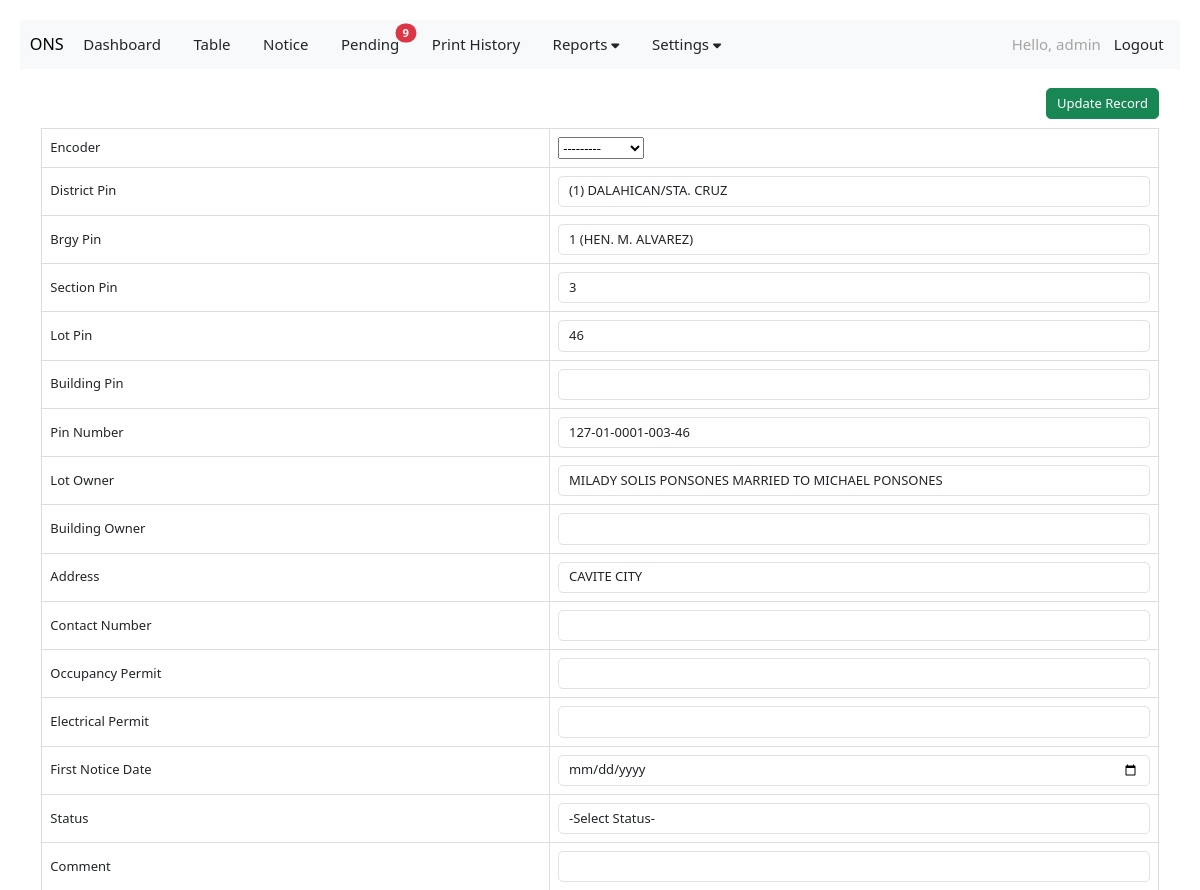
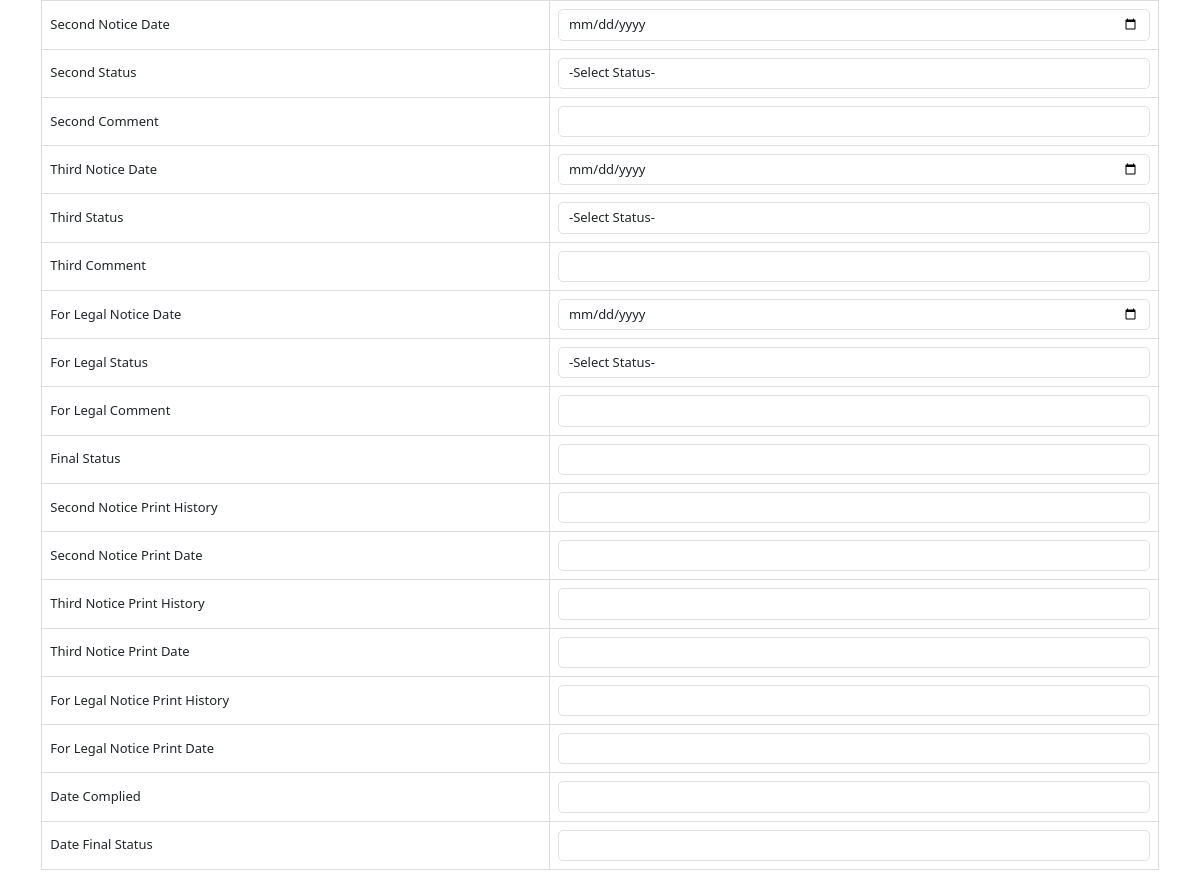
/update_database_table/58 (signed in), run on the app's committed database (2 pictures, top to bottom).
### ONS/models.py (models this page shows, shortened)
class building_record(models.Model):
    BRGY_CHOICES = (
        ('1','1 (HEN. M. ALVAREZ)'),
        ('2','2 (C. TIRONA)'),
        ('3','3 (HEN. E. AGUINALDO)'),
        ('4','4 (HEN. M. TRIAS)'),
        ('5','5 (HEN. E. EVANGELISTA)'),
        ('6','6 (DIEGO SILANG)'),
        ('7','7 (KAPITAN KONG)'),
        ('8','8 (MANUEL S. ROJAS)'),
        ('9','9 (KANAWAY)'),
        ('10','10 (KINGFISHER)'),
        ('10A','10-A (KINGFISHER-A)'),
        ('10B','10-B (KINGFISHER-B)'),
        ('11','11 (LAWIN)'),
        ('12','12 (LOVE BIRD)'),
        ('13','13 (AGUILA)'),
        ('14','14 (LORO)'),
        ('15','15 (KILYAWAN)'),
        ('16','16 (MARTINES)'),
        ('17','17 (KALAPATI)'),
        ('18','18 (MAYA)'),
        ('19','19 (GEMINI)'),
        ('20','20 (VIRGO)'),
        ('21','21 (SCORPIO)'),
        ('22','22 (LEO)'),
        ('22A','22-A (LEO A)'),
        ('23','23 (AQUARIUS)'),
        ('24','24 (LIBRA)'),
        ('25','25 (CAPRICORN)'),
        ('26','26 (CANCER)'),
        ('27','27 (SAGITARIUS)'),
        ('28','28 (TAURUS)'),
        ('29','29 (LAO-LAO)'),
        ('29A','29-A (LAO-LAO A)'),
        ('30','30 (BID-BID)'),
        ('31','31 (MAYA-MAYA)'),
        ('32','32 (SALAY-SALAY)'),
        ('33','33 (BUWAN-BUWAN)'),
        ('34','34 (LAPU-LAPU)'),
        ('35','35 (HASA-HASA)'),
        ('36','36 (SAP-SAP)'),
        ('36A','36-A (SAP-SAP A)'),
        ('37','37 (CADENA DE AMOR)'),
        ('37A','37-A (CADENA DE AMOR A)'),
        ('38','38 (SAMPAGUITA)'),
        ('38A','38-A (SAMPAGUITA A)'),
        ('39','39 (JASMIN)'),
        ('40','40 (GUMAMELA)'),
        ('41','41 (ROSAL)'),
        ('42','42 (PINAGBUKLOD)'),
        ('42A','42-A (PINAGBUKLOD A)'),
        ('42B','42-B (PINAGBUKLOD B)'),
        ('42C','42-C (PINAGBUKLOD C)'),
        ('43','43 (PINAGPALA)'),
        ('44','44 (MALIGAYA)'),
        ('45','45 (KAUNLARAN)'),
        ('45A','45-A (KAUNLARAN A)'),
        ('46','46 (SINAGTALA)'),
        ('47','47 (PAGKAKAISA)'),
        ('47A','47-A (PAGKAKAISA A)'),
        ('47B','47-B (PAGKAKAISA B)'),
        ('48','48 (NARRA)'),
        ('48A','48-A (NARRA A)'),
        ('49','49 (AKASYA)'),
        ('49A','49-A (AKASYA A)'),
        ('50','50 (KABALYERO)'),
        ('51','51 (KAMAGONG)'),
        ('52','52 (IPIL)'),
        ('53','53 (YAKAL)'),
        ('53A','53-A (YAKAL A)'),
        ('53B','53-B (YAKAL B)'),
        ('54','54 (PECHAY)'),
        ('54A','54-A (PECHAY A)'),
        ('55','55 (AMPALAYA)'),
        ('56','56 (LABANOS)'),
        ('57','57 (REPOLYO)'),
        ('58','58 (PATOLA)'),
        ('58A','58-A (PATOLA A)'),
        ('59','59 (SITAW)'),
        ('60','60 (LETSUGAS)'),
        ('61','61 (TALONG)'),
        ('61A','61-A (TALONG A)'),
        ('062','62 (KANGKONG)'),
        ('62A','62-A (KANGKONG A)'),
        ('62B','62-B (KANGKONG B)')
    )
    DISTRICT = (
        ('1', '(1) DALAHICAN/STA. CRUZ'), # first element in tuple will be saved in database, 2nd is in form for user to view
        ('2', '(2) CARIDAD'),
        ('3', '(3) SAN ANTONIO'),
        ('4', '(4) SAN ROQUE')
    )
    STATUS = (
        ('COMPLIED', 'COMPLIED'), # first element in tuple will be saved in database, 2nd is in form for user to view
        ('LOT OWNER CONSENT', 'LOT OWNER CONSENT'),
        ('NONCOMPLIANT', 'NONCOMPLIANT'),
        ('PROCESSING', 'PROCESSING'),
        ('REASSESSMENT', 'REASSESSMENT')
    )
    created_at = models.DateTimeField(auto_now_add=True, null=True)
    created_by = models.ForeignKey(User, on_delete=models.CASCADE, related_name='building_records', null=True, blank=True)
    cavite_pin = models.CharField(max_length=3, blank=False, null=False, default=127)
    district_pin = models.CharField(max_length=2, choices=DISTRICT)
    brgy_pin = models.CharField(max_length=4, choices=BRGY_CHOICES)
    section_pin = models.CharField(max_length=3, blank=False, null=False)
    lot_pin = models.CharField(max_length=2, blank=False, null=False)
    building_pin = models.CharField(max_length=4, blank=True, null=True)
    pin_number = models.CharField(max_length=23, blank=True, null=True)
    lot_owner = models.CharField(max_length=350, blank=True, null=True)
    building_owner = models.CharField(max_length=350, blank=True, null=True)
    address = models.CharField(max_length=150, blank=True, null=True)
    contact_number = models.CharField(max_length=11, blank=True, null=True)
    occupancy_permit = models.CharField(max_length=25, blank=True, null=True)
    electrical_permit = models.CharField(max_length=25, blank=True, null=True)
    first_notice_date = models.DateField(null=True, blank=True)
    status = models.CharField(max_length=50, blank=True, choices=STATUS)
    comment =   models.CharField(max_length=50, blank=True, null=True)
    second_notice_date = models.DateField(null=True, blank=True)
    second_status = models.CharField(null=True,max_length=50, blank=True, choices=STATUS)
    second_comment =   models.CharField(max_length=50, blank=True, null=True)
    third_notice_date = models.DateField(null=True, blank=True)
    third_status = models.CharField(null=True,max_length=50, blank=True, choices=STATUS)
    third_comment =   models.CharField(max_length=50, blank=True, null=True)
    for_legal_notice_date = models.DateField(null=True, blank=True)
    for_legal_status = models.CharField(null=True,max_length=50, blank=True, choices=STATUS)
    for_legal_comment =   models.CharField(max_length=50, blank=True, null=True)
    final_status = models.CharField(max_length=23, blank=True, null=True)
    first_notice_print_history = models.CharField(max_length=50, blank=True, null=True)
    second_notice_print_history = models.CharField(max_length=50, blank=True, null=True)
    second_notice_print_date = models.DateField(null=True, blank=True)
    third_notice_print_history = models.CharField(max_length=50, blank=True, null=True)
    third_notice_print_date = models.DateField(null=True, blank=True)
    for_legal_notice_print_history = models.CharField(max_length=50, blank=True, null=True)
    for_legal_notice_print_date = models.DateField(null=True, blank=True)
    date_complied =  models.DateField(null=True, blank=True)
    date_final_status = models.DateField(null=True, blank=True)
    history = HistoricalRecords()

### ONS/views.py (the view)
# urls.py: path('update_database_table/<int:pk>', views.update_database_table, name='update_database_table'),
@login_required
def update_database_table(request, pk):
    if not request.user.is_staff:
        messages.warning(request, "You do not have permission to view this page.")
        return redirect('dashboard')  # Redirect to a different page, e.g., home
    current_record = building_record.objects.get(id=pk)
    form = Add_Records(request.POST or None, instance=current_record)
    for field in form.fields.values():
        field.widget.attrs.pop('readonly', None)  # Remove readonly attribute if it exists
        field.required = False  # Set the field as not required
    if form.is_valid():
        if form.has_changed():
            changed_fields = form.changed_data
            print(f"Changed fields: {changed_fields}")  # Print the changed fields
            form.save()
            messages.success(request, 'Record updated successfully!')
            return redirect('update_database_table', pk=pk)
        else:  # If no changes were made
            messages.info(request, "The record remains unchanged.")
            return redirect('update_database_table', pk=pk)
    else:
        for field, errors in form.errors.items():
            for error in errors:
                messages.warning(request, f"{field}: {error}")
    return render(request, 'update_database_table.html', {'form': form})

### ONS/templates/update_database_table.html (shortened to what this page needs)
{% extends 'base.html' %}
{% block content %}
<body>
<form method="POST" enctype="multipart/form-data">
    <button class="btn btn-success" style="float: right;" type="submit">Update Record</button>
    <br>
<table>
    <tbody>
         <tr>
            <td>Encoder</td>
            <td>{{ form.created_by }}</td>
        </tr>
        <tr>
            <td>District Pin</td>
            <td>{{ form.district_pin }}</td>
        </tr>
        <tr>
            <td>Brgy Pin</td>
            <td>{{ form.brgy_pin }}</td>
        </tr>
        <tr>
            <td>Section Pin</td>
            <td>{{ form.section_pin }}</td>
        </tr>
        <tr>
            <td>Lot Pin</td>
            <td>{{ form.lot_pin }}</td>
        </tr>
        <tr>
            <td>Building Pin</td>
            <td>{{ form.building_pin }}</td>
        </tr>
        <tr>
            <td>Pin Number</td>
            <td>{{ form.pin_number }}</td>
        </tr>
        <tr>
            <td>Lot Owner</td>
            <td>{{ form.lot_owner }}</td>
        </tr>
        <tr>
            <td>Building Owner</td>
            <td>{{ form.building_owner }}</td>
        </tr>
        <tr>
            <td>Address</td>
            <td>{{ form.address }}</td>
        </tr>
        <tr>
            <td>Contact Number</td>
            <td>{{ form.contact_number }}</td>
        </tr>
        <tr>
            <td>Occupancy Permit</td>
            <td>{{ form.occupancy_permit }}</td>
        </tr>
        <tr>
            <td>Electrical Permit</td>
            <td>{{ form.electrical_permit }}</td>
        </tr>
        <tr>
            <td>First Notice Date</td>
            <td>{{ form.first_notice_date }}</td>
        </tr>
        <tr>
            <td>Status</td>
            <td>{{ form.status }}</td>
        </tr>
        <tr>
            <td>Comment</td>
            <td>{{ form.comment }}</td>
        </tr>
        <tr>
            <td>Second Notice Date</td>
            <td>{{ form.second_notice_date }}</td>
        </tr>
        <tr>
            <td>Second Status</td>
            <td>{{ form.second_status }}</td>
        </tr>
        <tr>
            <td>Second Comment</td>
            <td>{{ form.second_comment }}</td>
        </tr>
        <tr>
            <td>Third Notice Date</td>
            <td>{{ form.third_notice_date }}</td>
        </tr>
        <tr>
            <td>Third Status</td>
            <td>{{ form.third_status }}</td>
        </tr>
        <tr>
            <td>Third Comment</td>
            <td>{{ form.third_comment }}</td>
        </tr>
        <tr>
            <td>For Legal Notice Date</td>
            <td>{{ form.for_legal_notice_date }}</td>
        </tr>
        <tr>
            <td>For Legal Status</td>
            <td>{{ form.for_legal_status }}</td>
        </tr>
        <tr>
            <td>For Legal Comment</td>
            <td>{{ form.for_legal_comment }}</td>
        </tr>
        <tr>
            <td>Final Status</td>
            <td>{{ form.final_status }}</td>
        </tr>
        <tr>
            <td>Second Notice Print History</td>
            <td>{{ form.second_notice_print_history }}</td>
        </tr>
        <tr>
            <td>Second Notice Print Date</td>
            <td>{{ form.second_notice_print_date }}</td>
        </tr>
        <tr>
            <td>Third Notice Print History</td>
            <td>{{ form.third_notice_print_history }}</td>
        </tr>
        <tr>
            <td>Third Notice Print Date</td>
            <td>{{ form.third_notice_print_date }}</td>
        </tr>
        <tr>
            <td>For Legal Notice Print History</td>
            <td>{{ form.for_legal_notice_print_history }}</td>
        </tr>
        <tr>
            <td>For Legal Notice Print Date</td>
            <td>{{ form.for_legal_notice_print_date }}</td>
        </tr>
        <tr>
            <td>Date Complied</td>
            <td>{{ form.date_complied }}</td>
        </tr>
        <tr>
            <td>Date Final Status</td>
            <td>{{ form.date_final_status }}</td>
        </tr>
    </tbody>
</table>
</form>
</body>
{% endblock %}

### ONS/templates/navbar.html (shortened to what this page needs)
<link rel="stylesheet" href="https://cdn.jsdelivr.net/npm/bootstrap-icons@1.5.0/font/bootstrap-icons.css">
<link rel="stylesheet" href="https://cdnjs.cloudflare.com/ajax/libs/font-awesome/6.0.0-beta3/css/all.min.css">
<nav class="navbar navbar-expand-lg bg-body-tertiary">
    <div class="container-fluid">
        <a class="navbar-brand" href="{% url 'home' %}">ONS</a>
        <ul class="navbar-nav me-auto mb-2 mb-lg-0">
            <li class="nav-item me-4">
                <a class="nav-link" aria-current="page" href="{% url 'dashboard' %}">Dashboard</a>
            </li>
            <li class="nav-item me-4">
                <a class="nav-link" aria-current="page" href="{% url 'home' %}">Table</a>
            </li>
            <li class="nav-item me-4">
                <a class="nav-link position-relative" aria-current="page" href="{% url 'notice' %}">
                    Notice
                </a>
            </li>
            <li class="nav-item me-4">
                <a class="nav-link position-relative" aria-current="page" href="{% url 'pending_notice' %}">
                    Pending
                    {% if no_of_pending_notice > 0 %}
                    <span class="position-absolute top-1 start-100 translate-middle badge rounded-pill bg-danger">
                        {{ no_of_pending_notice }}
                    </span>
                    {% endif %}
                </a>
            </li>
            <li class="nav-item me-4">
                <a class="nav-link" aria-current="page" href="{% url 'print_history' %}">Print History</a>
            </li>
            <li class="nav-item dropdown me-4">
                <a class="nav-link dropdown-toggle" href="#" id="settingsDropdown" role="button" data-bs-toggle="dropdown" aria-expanded="false">
                    Reports <i class="fas fa-caret-down"></i></a>
            </li>
            <li class="nav-item dropdown me-4">
                <a class="nav-link dropdown-toggle" href="#" id="settingsDropdown" role="button" data-bs-toggle="dropdown" aria-expanded="false">
                    Settings <i class="fas fa-caret-down"></i>
                </a>
            </li>
        </ul>
        <ul class="navbar-nav ms-auto mb-2 mb-lg-0">
            <li class="nav-item">
                <a class="nav-link" style="color: rgb(130, 129, 129); opacity: 0.7;">Hello, {{ user.username }}</a>
            </li>
            {% if user.is_authenticated %}
                <li class="nav-item">
                    <a class="nav-link" href="{% url 'logout' %}">Logout</a>
                </li>
            {% else %}
                <li class="nav-item">
                    <a class="nav-link" href="#">Login</a>
                </li>
            {% endif %}
        </ul>
    </div>
</nav>

### data on the page
building_record: created_by "---------", district_pin "(1) DALAHICAN/STA. CRUZ", brgy_pin "1 (HEN. M. ALVAREZ)", section_pin "3", lot_pin "46", pin_number "127-01-0001-003-46", lot_owner "MILADY SOLIS PONSONES MARRIED TO MICHAEL PONSONES", address "CAVITE CITY", status "-Select Status-", second_status "-Select Status-", third_status "-Select Status-", for_legal_status "-Select Status-"

### other printed values
{{ no_of_pending_notice }} "9"
{{ user.username }} "admin"
